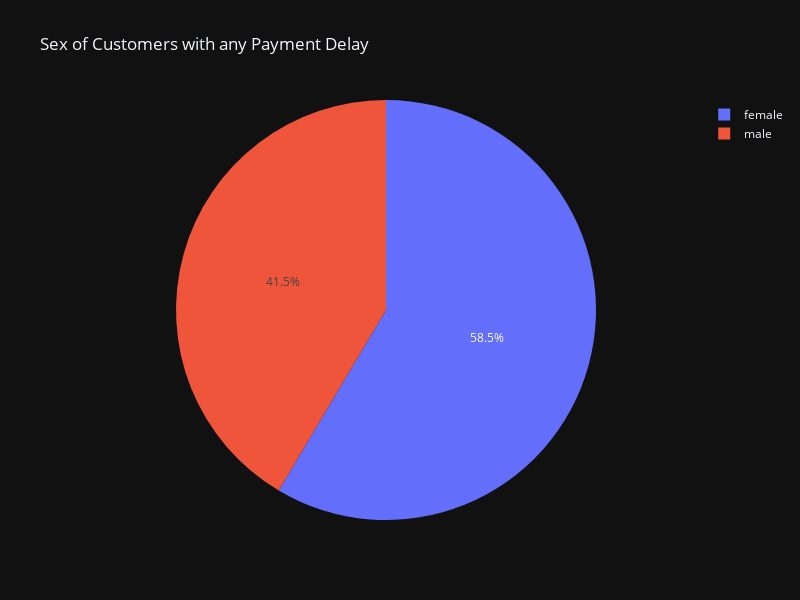

The notebook cell this image was saved under:
### Code cell
gender_delayed = delay_client_demo.groupby('SEX').count().reset_index()

fig = go.Figure(data=go.Pie(
    labels=gender_delayed['SEX'],
    values=gender_delayed['ID']), 
    layout=go.Layout(title='Sex of Customers with any Payment Delay',
                        template='plotly_dark',
                        width=800,
                        height=600))

fig.show()

### Figure 1 — Plotly figure (JSON) as saved in the notebook; plotly's stock layout.template omitted (floating-point values rounded to 4 significant figures)
{"data": [{"labels": ["female", "male"], "type": "pie", "values": [3907, 2768]}], "layout": {"height": 600, "title": {"text": "Sex of Customers with any Payment Delay"}, "width": 800}}
